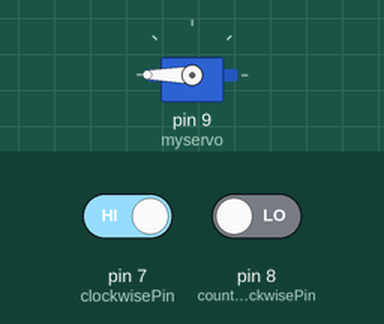
Recording of a sketch running on a simulated Arduino Uno, built with avr-gcc and run on an emulated ATmega328P. Shown: servo. Inputs (shaded band) come from the test bench; at power-on: pin 7 (clockwisePin) HIGH, pin 8 (counterClockwisePin) LOW.

Above: at 1.2 s.
1.3 s: pin 7 (clockwisePin) driven LOW and pin 8 (counterClockwisePin) driven HIGH
At 1.83 s:
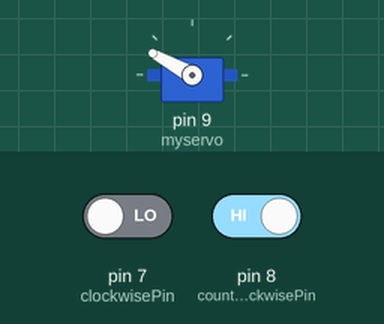
At 2.9 s:
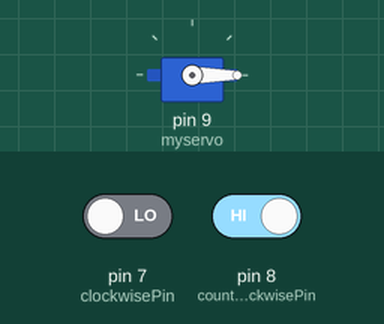
Timing chart, 0 to 4.4 s (numbered marks = the images above; inputs shaded):
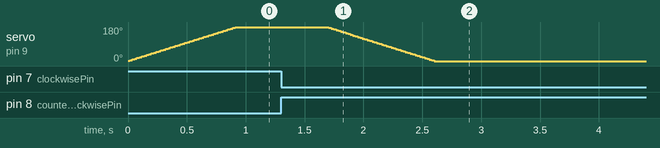

The sketch:

servoMoveByButton.ino
```cpp
/*
 Controlling a servo position using a potentiometer (variable resistor)
 by Michal Rinott <http://people.interaction-ivrea.it/m.rinott>

 modified on 8 Nov 2013
 by Scott Fitzgerald
 http://www.arduino.cc/en/Tutorial/Knob
*/

#include <Servo.h>

Servo myservo;  // create servo object to control a servo

int potpin = A0;  // analog pin used to connect the potentiometer
int val;    // variable to read the value from the analog pin

int clockwisePin = 7;
int counterClockwisePin = 8;
int clockwisePinState = LOW;
int counterClockwisePinState = LOW;
int previousVal = 0;

void setup() {
  myservo.attach(9);  // attaches the servo on pin 9 to the servo object

  pinMode(clockwisePin, INPUT);
  pinMode(counterClockwisePin, INPUT);
}

void loop() {

  clockwisePinState = digitalRead(clockwisePin);
  counterClockwisePinState = digitalRead(counterClockwisePin);

  //val = analogRead(potpin);            // reads the value of the potentiometer (value between 0 and 1023)
  //val = map(val, 0, 1023, 0, 180);     // scale it to use it with the servo (value between 0 and 180)
  if(clockwisePinState == counterClockwisePinState){
    // do nothing
  }else if( clockwisePinState == HIGH){
    val = previousVal + 1;
  }else{
    val = previousVal - 1;
  }
  previousVal = val;

  // normalizing val
  val = (val > 180) ? 180 : val;
  val = (val < 0) ? 0 : val;

  myservo.write(val);                  // sets the servo position according to the scaled value
  delay(5);                           // waits for the servo to get there
}
```

Measured:
- after the input at 1.3 s, servo on pin 9 (myservo): moves from 180° to 0° over 0.91 s, starting after 0.39 s
